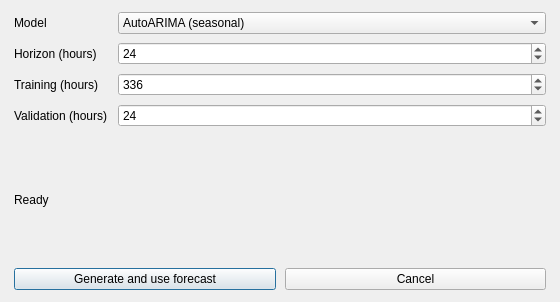
<?xml version='1.0' encoding='UTF-8'?>
<ui version="4.0">
  <class>ForecastDialog</class>
  <widget class="QDialog" name="ForecastDialog">
    <property name="geometry">
      <rect>
        <x>0</x>
        <y>0</y>
        <width>560</width>
        <height>302</height>
      </rect>
    </property>
    <property name="minimumSize">
      <size>
        <width>450</width>
        <height>265</height>
      </size>
    </property>
    <property name="windowTitle">
      <string>Forecasting — StatsForecast AutoARIMA</string>
    </property>
    <layout class="QVBoxLayout" name="layout_forecast">
      <property name="leftMargin">
        <number>14</number>
      </property>
      <property name="rightMargin">
        <number>14</number>
      </property>
      <property name="topMargin">
        <number>12</number>
      </property>
      <property name="bottomMargin">
        <number>12</number>
      </property>
      <property name="spacing">
        <number>9</number>
      </property>
      <item>
        <layout class="QFormLayout" name="layout_forecast_fields">
          <property name="horizontalSpacing">
            <number>10</number>
          </property>
          <property name="verticalSpacing">
            <number>8</number>
          </property>
          <item row="0" column="0">
            <widget class="QLabel" name="lbl_combo_forecast_method">
              <property name="text">
                <string>Model</string>
              </property>
            </widget>
          </item>
          <item row="0" column="1">
            <widget class="QComboBox" name="combo_forecast_method">
              <property name="toolTip">
                <string>Automatically select ARIMA model orders using StatsForecast.</string>
              </property>
              <item>
                <property name="text">
                  <string>AutoARIMA (seasonal)</string>
                </property>
                <property name="userData">
                  <string>autoarima</string>
                </property>
              </item>
              <item>
                <property name="text">
                  <string>AutoARIMA (nonseasonal)</string>
                </property>
                <property name="userData">
                  <string>arima</string>
                </property>
              </item>
              <item>
                <property name="text">
                  <string>AutoARIMA (SARIMA)</string>
                </property>
                <property name="userData">
                  <string>sarima</string>
                </property>
              </item>
              <item>
                <property name="text">
                  <string>AutoARIMA (SARIMAX + calendar)</string>
                </property>
                <property name="userData">
                  <string>sarimax</string>
                </property>
              </item>
            </widget>
          </item>
          <item row="1" column="0">
            <widget class="QLabel" name="lbl_spin_forecast_horizon">
              <property name="text">
                <string>Horizon (hours)</string>
              </property>
            </widget>
          </item>
          <item row="1" column="1">
            <widget class="QSpinBox" name="spin_forecast_horizon">
              <property name="minimum">
                <number>2</number>
              </property>
              <property name="maximum">
                <number>8760</number>
              </property>
              <property name="value">
                <number>24</number>
              </property>
              <property name="toolTip">
                <string>Number of future hourly samples.</string>
              </property>
            </widget>
          </item>
          <item row="2" column="0">
            <widget class="QLabel" name="lbl_spin_forecast_training">
              <property name="text">
                <string>Training (hours)</string>
              </property>
            </widget>
          </item>
          <item row="2" column="1">
            <widget class="QSpinBox" name="spin_forecast_training">
              <property name="minimum">
                <number>48</number>
              </property>
              <property name="maximum">
                <number>17520</number>
              </property>
              <property name="value">
                <number>336</number>
              </property>
              <property name="toolTip">
                <string>Most recent historical hours used for fitting.</string>
              </property>
            </widget>
          </item>
          <item row="3" column="0">
            <widget class="QLabel" name="lbl_spin_forecast_validation">
              <property name="text">
                <string>Validation (hours)</string>
              </property>
            </widget>
          </item>
          <item row="3" column="1">
            <widget class="QSpinBox" name="spin_forecast_validation">
              <property name="minimum">
                <number>2</number>
              </property>
              <property name="maximum">
                <number>336</number>
              </property>
              <property name="value">
                <number>24</number>
              </property>
              <property name="toolTip">
                <string>Chronological holdout duration.</string>
              </property>
            </widget>
          </item>
        </layout>
      </item>
      <item>
        <widget class="QLabel" name="lbl_forecast_status">
          <property name="text">
            <string>Ready</string>
          </property>
          <property name="wordWrap">
            <bool>true</bool>
          </property>
        </widget>
      </item>
      <item>
        <layout class="QHBoxLayout" name="layout_forecast_buttons">
          <item>
            <widget class="QPushButton" name="btn_generate_forecast">
              <property name="text">
                <string>Generate and use forecast</string>
              </property>
              <property name="toolTip">
                <string>Save load/PV forecast CSVs to the current session and activate them.</string>
              </property>
            </widget>
          </item>
          <item>
            <widget class="QPushButton" name="btn_cancel_forecast">
              <property name="text">
                <string>Cancel</string>
              </property>
              <property name="toolTip">
                <string>Close the forecasting dialog.</string>
              </property>
            </widget>
          </item>
        </layout>
      </item>
    </layout>
  </widget>
  <resources/>
  <connections/>
</ui>
